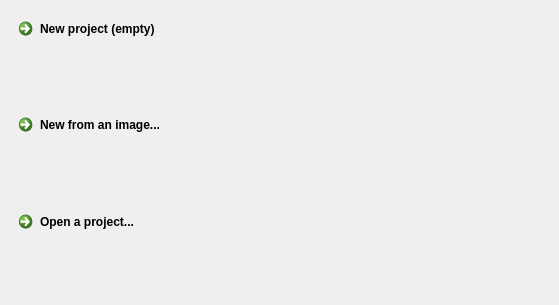
<?xml version="1.0" encoding="UTF-8"?>
<ui version="4.0">
 <class>StartupDialogClass</class>
 <widget class="QDialog" name="StartupDialogClass">
  <property name="geometry">
   <rect>
    <x>0</x>
    <y>0</y>
    <width>559</width>
    <height>305</height>
   </rect>
  </property>
  <property name="windowTitle">
   <string>Dialog</string>
  </property>
  <layout class="QGridLayout" name="gridLayout">
   <item row="0" column="0">
    <widget class="QCommandLinkButton" name="newProjectCmdButton">
     <property name="text">
      <string>New project (empty)</string>
     </property>
     <property name="icon">
      <iconset resource="../resources/icons.qrc">
       <normaloff>:/icons/general/newEmptyProject.png</normaloff>:/icons/general/newEmptyProject.png</iconset>
     </property>
     <property name="iconSize">
      <size>
       <width>64</width>
       <height>64</height>
      </size>
     </property>
    </widget>
   </item>
   <item row="0" column="1" rowspan="3">
    <widget class="QLabel" name="label">
     <property name="frameShape">
      <enum>QFrame::NoFrame</enum>
     </property>
     <property name="text">
      <string/>
     </property>
    </widget>
   </item>
   <item row="1" column="0">
    <widget class="QCommandLinkButton" name="imageProjectCmdButton">
     <property name="text">
      <string>New from an image...</string>
     </property>
     <property name="icon">
      <iconset resource="../resources/icons.qrc">
       <normaloff>:/icons/general/newFromImage.png</normaloff>:/icons/general/newFromImage.png</iconset>
     </property>
     <property name="iconSize">
      <size>
       <width>64</width>
       <height>64</height>
      </size>
     </property>
    </widget>
   </item>
   <item row="2" column="0">
    <widget class="QCommandLinkButton" name="openProjectCmdButton">
     <property name="text">
      <string>Open a project...</string>
     </property>
     <property name="icon">
      <iconset resource="../resources/icons.qrc">
       <normaloff>:/icons/general/openProject.png</normaloff>:/icons/general/openProject.png</iconset>
     </property>
     <property name="iconSize">
      <size>
       <width>64</width>
       <height>64</height>
      </size>
     </property>
    </widget>
   </item>
  </layout>
 </widget>
 <resources>
  <include location="../resources/icons.qrc"/>
 </resources>
 <connections/>
</ui>
